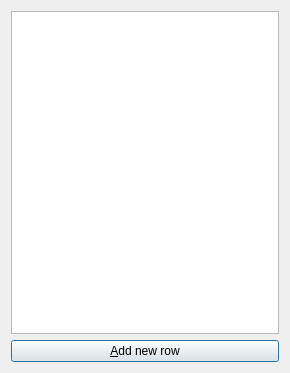
<?xml version="1.0" encoding="UTF-8"?>
<ui version="4.0">
 <class>QtDialog</class>
 <widget class="QDialog" name="QtDialog">
  <property name="geometry">
   <rect>
    <x>0</x>
    <y>0</y>
    <width>290</width>
    <height>373</height>
   </rect>
  </property>
  <property name="windowTitle">
   <string>CppQTableViewExample2</string>
  </property>
  <layout class="QVBoxLayout" name="verticalLayout">
   <item>
    <widget class="QTableView" name="table"/>
   </item>
   <item>
    <widget class="QPushButton" name="button">
     <property name="text">
      <string>&amp;Add new row</string>
     </property>
    </widget>
   </item>
  </layout>
 </widget>
 <layoutdefault spacing="6" margin="11"/>
 <resources/>
 <connections/>
</ui>
